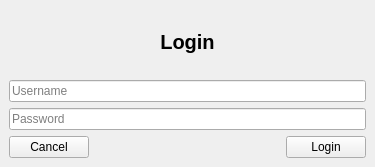
<?xml version="1.0" encoding="UTF-8"?>
<ui version="4.0">
 <class>LoginWindow</class>
 <widget class="QMainWindow" name="LoginWindow">
  <property name="geometry">
   <rect>
    <x>0</x>
    <y>0</y>
    <width>375</width>
    <height>167</height>
   </rect>
  </property>
  <property name="windowTitle">
   <string>Login</string>
  </property>
  <widget class="QWidget" name="centralwidget">
   <layout class="QVBoxLayout" name="verticalLayout_2">
    <item>
     <layout class="QVBoxLayout" name="verticalLayout">
      <item>
       <layout class="QVBoxLayout" name="verticalLayout_3">
        <item>
         <widget class="QLabel" name="label">
          <property name="font">
           <font>
            <pointsize>15</pointsize>
            <weight>75</weight>
            <bold>true</bold>
           </font>
          </property>
          <property name="text">
           <string>Login</string>
          </property>
          <property name="alignment">
           <set>Qt::AlignCenter</set>
          </property>
         </widget>
        </item>
        <item>
         <layout class="QVBoxLayout" name="verticalLayout_4">
          <item>
           <widget class="QLineEdit" name="usernameEdit">
            <property name="placeholderText">
             <string>Username</string>
            </property>
           </widget>
          </item>
          <item>
           <widget class="QLineEdit" name="passwordEdit">
            <property name="echoMode">
             <enum>QLineEdit::Password</enum>
            </property>
            <property name="placeholderText">
             <string>Password</string>
            </property>
           </widget>
          </item>
         </layout>
        </item>
        <item>
         <layout class="QHBoxLayout" name="horizontalLayout">
          <item>
           <widget class="QPushButton" name="btnCancel">
            <property name="text">
             <string>Cancel</string>
            </property>
           </widget>
          </item>
          <item>
           <spacer name="horizontalSpacer">
            <property name="orientation">
             <enum>Qt::Horizontal</enum>
            </property>
            <property name="sizeHint" stdset="0">
             <size>
              <width>40</width>
              <height>20</height>
             </size>
            </property>
           </spacer>
          </item>
          <item>
           <widget class="QPushButton" name="loginBtn">
            <property name="text">
             <string>Login</string>
            </property>
           </widget>
          </item>
         </layout>
        </item>
       </layout>
      </item>
     </layout>
    </item>
   </layout>
  </widget>
  <widget class="QMenuBar" name="menubar">
   <property name="geometry">
    <rect>
     <x>0</x>
     <y>0</y>
     <width>375</width>
     <height>25</height>
    </rect>
   </property>
  </widget>
 </widget>
 <tabstops>
  <tabstop>btnCancel</tabstop>
  <tabstop>usernameEdit</tabstop>
  <tabstop>passwordEdit</tabstop>
  <tabstop>loginBtn</tabstop>
 </tabstops>
 <resources/>
 <connections/>
</ui>
